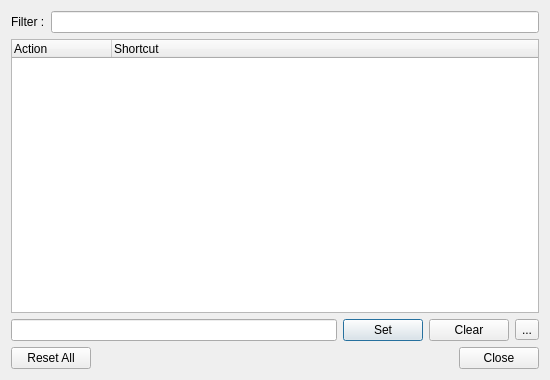
<?xml version="1.0" encoding="UTF-8"?>
<ui version="4.0">
 <class>UIShortcut</class>
 <widget class="QDialog" name="UIShortcut">
  <property name="geometry">
   <rect>
    <x>0</x>
    <y>0</y>
    <width>550</width>
    <height>380</height>
   </rect>
  </property>
  <property name="windowTitle">
   <string comment="windowTitle Shortcut Editor">Shortcut Editor</string>
  </property>
  <property name="windowIcon">
   <iconset resource="../ressources.qrc">
    <normaloff>:/images/settings_shortcuts.png</normaloff>:/images/settings_shortcuts.png</iconset>
  </property>
  <layout class="QVBoxLayout" name="verticalLayout">
   <item>
    <layout class="QHBoxLayout" name="horizontalLayout">
     <item>
      <widget class="QLabel" name="actionFilterLabel">
       <property name="text">
        <string comment="label shortcut filter">Filter :</string>
       </property>
      </widget>
     </item>
     <item>
      <widget class="QLineEdit" name="actionFilterLineEdit"/>
     </item>
    </layout>
   </item>
   <item>
    <widget class="QTreeWidget" name="actionTreeWidget">
     <property name="alternatingRowColors">
      <bool>true</bool>
     </property>
     <property name="uniformRowHeights">
      <bool>true</bool>
     </property>
     <column>
      <property name="text">
       <string comment="treewidget column 0 action">Action</string>
      </property>
     </column>
     <column>
      <property name="text">
       <string comment="treewidget column 1 shortcut">Shortcut</string>
      </property>
     </column>
    </widget>
   </item>
   <item>
    <layout class="QHBoxLayout" name="horizontalLayout_2">
     <item>
      <widget class="KeySequenceInput" name="shortcutLineEdit"/>
     </item>
     <item>
      <widget class="QPushButton" name="setShortcutButton">
       <property name="text">
        <string comment="button set shortcut">Set</string>
       </property>
      </widget>
     </item>
     <item>
      <widget class="QPushButton" name="clearShortcutButton">
       <property name="text">
        <string comment="button clear shortcut">Clear</string>
       </property>
      </widget>
     </item>
     <item>
      <widget class="QToolButton" name="resetButton">
       <property name="toolTip">
        <string comment="tooltip Reset current shortcut">Reset current shortcut</string>
       </property>
       <property name="statusTip">
        <string comment="statustip Reset current shortcut">Reset current shortcut</string>
       </property>
       <property name="text">
        <string notr="true">...</string>
       </property>
       <property name="icon">
        <iconset resource="../ressources.qrc">
         <normaloff>:/images/restore.png</normaloff>:/images/restore.png</iconset>
       </property>
      </widget>
     </item>
    </layout>
   </item>
   <item>
    <layout class="QHBoxLayout" name="horizontalLayout_3">
     <item>
      <widget class="QPushButton" name="resetAllButton">
       <property name="toolTip">
        <string comment="tooltip button reset all default shortcuts">Restore all the default shorcuts</string>
       </property>
       <property name="statusTip">
        <string comment="statustip button reset all default shortcuts">Restore all the default shorcuts</string>
       </property>
       <property name="text">
        <string comment="button reset all default shortcuts">Reset All</string>
       </property>
      </widget>
     </item>
     <item>
      <spacer name="horizontalSpacer">
       <property name="orientation">
        <enum>Qt::Horizontal</enum>
       </property>
       <property name="sizeHint" stdset="0">
        <size>
         <width>40</width>
         <height>20</height>
        </size>
       </property>
      </spacer>
     </item>
     <item>
      <widget class="QPushButton" name="closeButton">
       <property name="text">
        <string comment="button close">Close</string>
       </property>
      </widget>
     </item>
    </layout>
   </item>
  </layout>
 </widget>
 <customwidgets>
  <customwidget>
   <class>KeySequenceInput</class>
   <extends>QLineEdit</extends>
   <header location="global">../../../src/widget/KeySequenceInput.h</header>
  </customwidget>
 </customwidgets>
 <resources>
  <include location="../ressources.qrc"/>
 </resources>
 <connections>
  <connection>
   <sender>clearShortcutButton</sender>
   <signal>clicked()</signal>
   <receiver>shortcutLineEdit</receiver>
   <slot>clear()</slot>
   <hints>
    <hint type="sourcelabel">
     <x>482</x>
     <y>331</y>
    </hint>
    <hint type="destinationlabel">
     <x>197</x>
     <y>332</y>
    </hint>
   </hints>
  </connection>
  <connection>
   <sender>closeButton</sender>
   <signal>clicked()</signal>
   <receiver>UIShortcut</receiver>
   <slot>close()</slot>
   <hints>
    <hint type="sourcelabel">
     <x>511</x>
     <y>362</y>
    </hint>
    <hint type="destinationlabel">
     <x>274</x>
     <y>189</y>
    </hint>
   </hints>
  </connection>
 </connections>
</ui>
